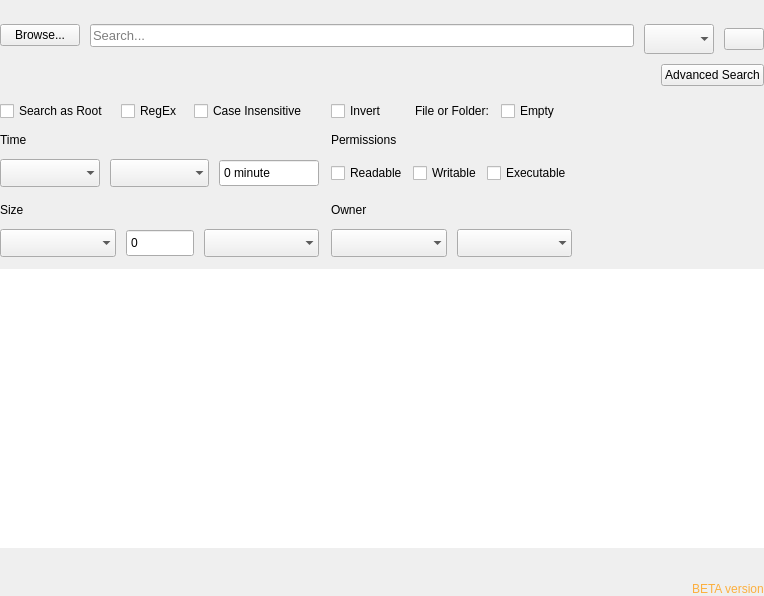
<?xml version="1.0" encoding="UTF-8"?>
<ui version="4.0">
 <class>SearchPage</class>
 <widget class="QWidget" name="SearchPage">
  <property name="geometry">
   <rect>
    <x>0</x>
    <y>0</y>
    <width>764</width>
    <height>596</height>
   </rect>
  </property>
  <property name="windowTitle">
   <string>Search</string>
  </property>
  <layout class="QGridLayout" name="gridLayout">
   <property name="leftMargin">
    <number>0</number>
   </property>
   <property name="topMargin">
    <number>0</number>
   </property>
   <property name="rightMargin">
    <number>0</number>
   </property>
   <property name="bottomMargin">
    <number>0</number>
   </property>
   <property name="spacing">
    <number>10</number>
   </property>
   <item row="7" column="0" colspan="2">
    <widget class="QTableView" name="tableFoundResults">
     <property name="focusPolicy">
      <enum>Qt::NoFocus</enum>
     </property>
     <property name="frameShape">
      <enum>QFrame::NoFrame</enum>
     </property>
     <property name="frameShadow">
      <enum>QFrame::Sunken</enum>
     </property>
     <property name="sizeAdjustPolicy">
      <enum>QAbstractScrollArea::AdjustToContents</enum>
     </property>
     <property name="editTriggers">
      <set>QAbstractItemView::NoEditTriggers</set>
     </property>
     <property name="selectionMode">
      <enum>QAbstractItemView::ExtendedSelection</enum>
     </property>
     <property name="selectionBehavior">
      <enum>QAbstractItemView::SelectRows</enum>
     </property>
     <property name="textElideMode">
      <enum>Qt::ElideMiddle</enum>
     </property>
     <property name="gridStyle">
      <enum>Qt::SolidLine</enum>
     </property>
     <property name="sortingEnabled">
      <bool>true</bool>
     </property>
     <property name="wordWrap">
      <bool>true</bool>
     </property>
     <property name="cornerButtonEnabled">
      <bool>true</bool>
     </property>
     <attribute name="horizontalHeaderCascadingSectionResizes">
      <bool>false</bool>
     </attribute>
     <attribute name="horizontalHeaderStretchLastSection">
      <bool>true</bool>
     </attribute>
     <attribute name="verticalHeaderVisible">
      <bool>false</bool>
     </attribute>
    </widget>
   </item>
   <item row="2" column="0" colspan="2">
    <layout class="QHBoxLayout" name="horizontalLayout_3">
     <property name="spacing">
      <number>10</number>
     </property>
     <property name="bottomMargin">
      <number>0</number>
     </property>
     <item alignment="Qt::AlignTop">
      <widget class="QPushButton" name="btnBrowseSearchDir">
       <property name="cursor">
        <cursorShape>PointingHandCursor</cursorShape>
       </property>
       <property name="focusPolicy">
        <enum>Qt::NoFocus</enum>
       </property>
       <property name="accessibleName">
        <string/>
       </property>
       <property name="text">
        <string>Browse...</string>
       </property>
      </widget>
     </item>
     <item alignment="Qt::AlignTop">
      <widget class="QLineEdit" name="txtSearchInput">
       <property name="font">
        <font>
         <pointsize>10</pointsize>
        </font>
       </property>
       <property name="placeholderText">
        <string>Search...</string>
       </property>
      </widget>
     </item>
     <item alignment="Qt::AlignTop">
      <widget class="QComboBox" name="cmbSearchTypes">
       <property name="minimumSize">
        <size>
         <width>0</width>
         <height>30</height>
        </size>
       </property>
       <property name="maximumSize">
        <size>
         <width>16777215</width>
         <height>25</height>
        </size>
       </property>
       <property name="frame">
        <bool>false</bool>
       </property>
      </widget>
     </item>
     <item>
      <widget class="QPushButton" name="btnSearchAdvance">
       <property name="cursor">
        <cursorShape>PointingHandCursor</cursorShape>
       </property>
       <property name="focusPolicy">
        <enum>Qt::NoFocus</enum>
       </property>
       <property name="accessibleName">
        <string>primary</string>
       </property>
       <property name="text">
        <string/>
       </property>
       <property name="icon">
        <iconset resource="../../static.qrc">
         <normaloff>:/static/themes/default/img/sidebar-icons/search.png</normaloff>:/static/themes/default/img/sidebar-icons/search.png</iconset>
       </property>
       <property name="iconSize">
        <size>
         <width>24</width>
         <height>24</height>
        </size>
       </property>
      </widget>
     </item>
    </layout>
   </item>
   <item row="1" column="0" colspan="2">
    <widget class="QLabel" name="lblErrorMsg">
     <property name="text">
      <string/>
     </property>
     <property name="alignment">
      <set>Qt::AlignCenter</set>
     </property>
    </widget>
   </item>
   <item row="8" column="0" colspan="2" alignment="Qt::AlignHCenter">
    <widget class="QLabel" name="lblLoadingSearching">
     <property name="text">
      <string/>
     </property>
    </widget>
   </item>
   <item row="4" column="0" colspan="2">
    <widget class="QWidget" name="advanceSearchPane" native="true">
     <layout class="QGridLayout" name="gridLayout_2">
      <property name="leftMargin">
       <number>0</number>
      </property>
      <property name="topMargin">
       <number>5</number>
      </property>
      <property name="rightMargin">
       <number>0</number>
      </property>
      <property name="bottomMargin">
       <number>2</number>
      </property>
      <property name="spacing">
       <number>12</number>
      </property>
      <item row="1" column="2" alignment="Qt::AlignLeft">
       <widget class="QCheckBox" name="checkCaseInsensitive">
        <property name="cursor">
         <cursorShape>PointingHandCursor</cursorShape>
        </property>
        <property name="focusPolicy">
         <enum>Qt::NoFocus</enum>
        </property>
        <property name="accessibleName">
         <string>circle</string>
        </property>
        <property name="text">
         <string>Case Insensitive</string>
        </property>
       </widget>
      </item>
      <item row="6" column="7">
       <spacer name="horizontalSpacer_3">
        <property name="orientation">
         <enum>Qt::Horizontal</enum>
        </property>
        <property name="sizeHint" stdset="0">
         <size>
          <width>40</width>
          <height>20</height>
         </size>
        </property>
       </spacer>
      </item>
      <item row="3" column="0" colspan="4">
       <layout class="QHBoxLayout" name="layoutTime">
        <property name="spacing">
         <number>10</number>
        </property>
        <property name="topMargin">
         <number>0</number>
        </property>
        <property name="bottomMargin">
         <number>4</number>
        </property>
        <item>
         <widget class="QComboBox" name="cmbTimeType">
          <property name="minimumSize">
           <size>
            <width>0</width>
            <height>28</height>
           </size>
          </property>
          <property name="maximumSize">
           <size>
            <width>16777215</width>
            <height>28</height>
           </size>
          </property>
          <property name="frame">
           <bool>false</bool>
          </property>
         </widget>
        </item>
        <item>
         <widget class="QComboBox" name="cmbTimeCriteria">
          <property name="minimumSize">
           <size>
            <width>0</width>
            <height>28</height>
           </size>
          </property>
          <property name="maximumSize">
           <size>
            <width>16777215</width>
            <height>28</height>
           </size>
          </property>
          <property name="frame">
           <bool>false</bool>
          </property>
         </widget>
        </item>
        <item>
         <widget class="QSpinBox" name="spinTime">
          <property name="minimumSize">
           <size>
            <width>100</width>
            <height>28</height>
           </size>
          </property>
          <property name="maximumSize">
           <size>
            <width>50</width>
            <height>16777215</height>
           </size>
          </property>
          <property name="frame">
           <bool>true</bool>
          </property>
          <property name="buttonSymbols">
           <enum>QAbstractSpinBox::NoButtons</enum>
          </property>
          <property name="suffix">
           <string> minute</string>
          </property>
          <property name="maximum">
           <number>9999999</number>
          </property>
         </widget>
        </item>
       </layout>
      </item>
      <item row="6" column="4" colspan="3">
       <layout class="QHBoxLayout" name="layoutOwner">
        <property name="spacing">
         <number>10</number>
        </property>
        <item>
         <widget class="QComboBox" name="cmbUsers">
          <property name="minimumSize">
           <size>
            <width>0</width>
            <height>28</height>
           </size>
          </property>
          <property name="maximumSize">
           <size>
            <width>16777215</width>
            <height>28</height>
           </size>
          </property>
          <property name="toolTip">
           <string notr="true"/>
          </property>
          <property name="frame">
           <bool>false</bool>
          </property>
         </widget>
        </item>
        <item>
         <widget class="QComboBox" name="cmbGroups">
          <property name="minimumSize">
           <size>
            <width>0</width>
            <height>28</height>
           </size>
          </property>
          <property name="maximumSize">
           <size>
            <width>16777215</width>
            <height>28</height>
           </size>
          </property>
          <property name="toolTip">
           <string notr="true"/>
          </property>
          <property name="frame">
           <bool>false</bool>
          </property>
         </widget>
        </item>
       </layout>
      </item>
      <item row="1" column="0">
       <widget class="QCheckBox" name="checkSearchAsRoot">
        <property name="cursor">
         <cursorShape>PointingHandCursor</cursorShape>
        </property>
        <property name="focusPolicy">
         <enum>Qt::NoFocus</enum>
        </property>
        <property name="accessibleName">
         <string>circle</string>
        </property>
        <property name="text">
         <string>Search as Root</string>
        </property>
       </widget>
      </item>
      <item row="5" column="4" colspan="3">
       <widget class="QLabel" name="lblOwner">
        <property name="text">
         <string>Owner</string>
        </property>
       </widget>
      </item>
      <item row="3" column="7">
       <spacer name="horizontalSpacer_2">
        <property name="orientation">
         <enum>Qt::Horizontal</enum>
        </property>
        <property name="sizeHint" stdset="0">
         <size>
          <width>40</width>
          <height>20</height>
         </size>
        </property>
       </spacer>
      </item>
      <item row="1" column="1">
       <widget class="QCheckBox" name="checkRegEx">
        <property name="cursor">
         <cursorShape>PointingHandCursor</cursorShape>
        </property>
        <property name="focusPolicy">
         <enum>Qt::NoFocus</enum>
        </property>
        <property name="accessibleName">
         <string>circle</string>
        </property>
        <property name="text">
         <string>RegEx</string>
        </property>
       </widget>
      </item>
      <item row="6" column="0" colspan="4">
       <layout class="QHBoxLayout" name="horizontalLayout_2">
        <property name="spacing">
         <number>10</number>
        </property>
        <property name="topMargin">
         <number>0</number>
        </property>
        <item>
         <widget class="QComboBox" name="cmbSizeCriteria">
          <property name="minimumSize">
           <size>
            <width>0</width>
            <height>28</height>
           </size>
          </property>
          <property name="maximumSize">
           <size>
            <width>16777215</width>
            <height>28</height>
           </size>
          </property>
          <property name="frame">
           <bool>false</bool>
          </property>
         </widget>
        </item>
        <item>
         <widget class="QSpinBox" name="spinSize">
          <property name="minimumSize">
           <size>
            <width>15</width>
            <height>28</height>
           </size>
          </property>
          <property name="maximumSize">
           <size>
            <width>68</width>
            <height>16777215</height>
           </size>
          </property>
          <property name="buttonSymbols">
           <enum>QAbstractSpinBox::NoButtons</enum>
          </property>
          <property name="maximum">
           <number>9999999</number>
          </property>
         </widget>
        </item>
        <item>
         <widget class="QComboBox" name="cmbSizeUnits">
          <property name="minimumSize">
           <size>
            <width>0</width>
            <height>28</height>
           </size>
          </property>
          <property name="maximumSize">
           <size>
            <width>16777215</width>
            <height>28</height>
           </size>
          </property>
          <property name="frame">
           <bool>false</bool>
          </property>
         </widget>
        </item>
       </layout>
      </item>
      <item row="2" column="4" colspan="3">
       <widget class="QLabel" name="lblPermissions">
        <property name="text">
         <string>Permissions</string>
        </property>
       </widget>
      </item>
      <item row="5" column="0" colspan="4">
       <widget class="QLabel" name="lblSize">
        <property name="text">
         <string>Size</string>
        </property>
       </widget>
      </item>
      <item row="3" column="4" colspan="3">
       <layout class="QHBoxLayout" name="layoutOwner_2">
        <property name="spacing">
         <number>5</number>
        </property>
        <property name="bottomMargin">
         <number>4</number>
        </property>
        <item>
         <widget class="QCheckBox" name="checkPermReadable">
          <property name="cursor">
           <cursorShape>PointingHandCursor</cursorShape>
          </property>
          <property name="focusPolicy">
           <enum>Qt::NoFocus</enum>
          </property>
          <property name="accessibleName">
           <string>circle</string>
          </property>
          <property name="text">
           <string>Readable</string>
          </property>
         </widget>
        </item>
        <item>
         <widget class="QCheckBox" name="checkPermWritable">
          <property name="cursor">
           <cursorShape>PointingHandCursor</cursorShape>
          </property>
          <property name="focusPolicy">
           <enum>Qt::NoFocus</enum>
          </property>
          <property name="accessibleName">
           <string>circle</string>
          </property>
          <property name="text">
           <string>Writable</string>
          </property>
         </widget>
        </item>
        <item>
         <widget class="QCheckBox" name="checkPermExecutable">
          <property name="cursor">
           <cursorShape>PointingHandCursor</cursorShape>
          </property>
          <property name="focusPolicy">
           <enum>Qt::NoFocus</enum>
          </property>
          <property name="accessibleName">
           <string>circle</string>
          </property>
          <property name="text">
           <string>Executable</string>
          </property>
         </widget>
        </item>
       </layout>
      </item>
      <item row="2" column="0" colspan="4">
       <widget class="QLabel" name="lblTime">
        <property name="text">
         <string>Time</string>
        </property>
       </widget>
      </item>
      <item row="1" column="7">
       <spacer name="horizontalSpacer">
        <property name="orientation">
         <enum>Qt::Horizontal</enum>
        </property>
        <property name="sizeHint" stdset="0">
         <size>
          <width>40</width>
          <height>20</height>
         </size>
        </property>
       </spacer>
      </item>
      <item row="1" column="6">
       <widget class="QCheckBox" name="checkEmpty">
        <property name="cursor">
         <cursorShape>PointingHandCursor</cursorShape>
        </property>
        <property name="focusPolicy">
         <enum>Qt::NoFocus</enum>
        </property>
        <property name="accessibleName">
         <string>circle</string>
        </property>
        <property name="text">
         <string>Empty</string>
        </property>
       </widget>
      </item>
      <item row="1" column="5">
       <widget class="QLabel" name="lblFileOrFolder">
        <property name="text">
         <string>File or Folder:</string>
        </property>
       </widget>
      </item>
      <item row="1" column="4">
       <widget class="QCheckBox" name="checkInvert">
        <property name="cursor">
         <cursorShape>PointingHandCursor</cursorShape>
        </property>
        <property name="focusPolicy">
         <enum>Qt::NoFocus</enum>
        </property>
        <property name="accessibleName">
         <string>circle</string>
        </property>
        <property name="text">
         <string>Invert</string>
        </property>
       </widget>
      </item>
     </layout>
    </widget>
   </item>
   <item row="3" column="0" colspan="2">
    <layout class="QHBoxLayout" name="footer">
     <property name="spacing">
      <number>10</number>
     </property>
     <property name="bottomMargin">
      <number>0</number>
     </property>
     <item alignment="Qt::AlignLeft">
      <widget class="QLabel" name="lblSearchDir">
       <property name="lineWidth">
        <number>0</number>
       </property>
       <property name="text">
        <string/>
       </property>
       <property name="textFormat">
        <enum>Qt::PlainText</enum>
       </property>
       <property name="scaledContents">
        <bool>true</bool>
       </property>
       <property name="wordWrap">
        <bool>false</bool>
       </property>
      </widget>
     </item>
     <item alignment="Qt::AlignRight">
      <widget class="QPushButton" name="btnAdvancePaneToggle">
       <property name="cursor">
        <cursorShape>PointingHandCursor</cursorShape>
       </property>
       <property name="accessibleName">
        <string notr="true"/>
       </property>
       <property name="text">
        <string>Advanced Search</string>
       </property>
       <property name="checkable">
        <bool>false</bool>
       </property>
       <property name="checked">
        <bool>false</bool>
       </property>
      </widget>
     </item>
    </layout>
   </item>
   <item row="9" column="0">
    <widget class="QLabel" name="lblFoundFilesInfo">
     <property name="lineWidth">
      <number>0</number>
     </property>
     <property name="text">
      <string/>
     </property>
     <property name="textFormat">
      <enum>Qt::PlainText</enum>
     </property>
     <property name="scaledContents">
      <bool>true</bool>
     </property>
     <property name="wordWrap">
      <bool>false</bool>
     </property>
    </widget>
   </item>
   <item row="9" column="1" alignment="Qt::AlignRight">
    <widget class="QLabel" name="lblBetaInfo">
     <property name="styleSheet">
      <string notr="true">color: rgb(252, 175, 62);</string>
     </property>
     <property name="lineWidth">
      <number>0</number>
     </property>
     <property name="text">
      <string>BETA version</string>
     </property>
     <property name="textFormat">
      <enum>Qt::PlainText</enum>
     </property>
     <property name="scaledContents">
      <bool>true</bool>
     </property>
     <property name="wordWrap">
      <bool>false</bool>
     </property>
    </widget>
   </item>
  </layout>
 </widget>
 <resources>
  <include location="../../static.qrc"/>
 </resources>
 <connections/>
</ui>
